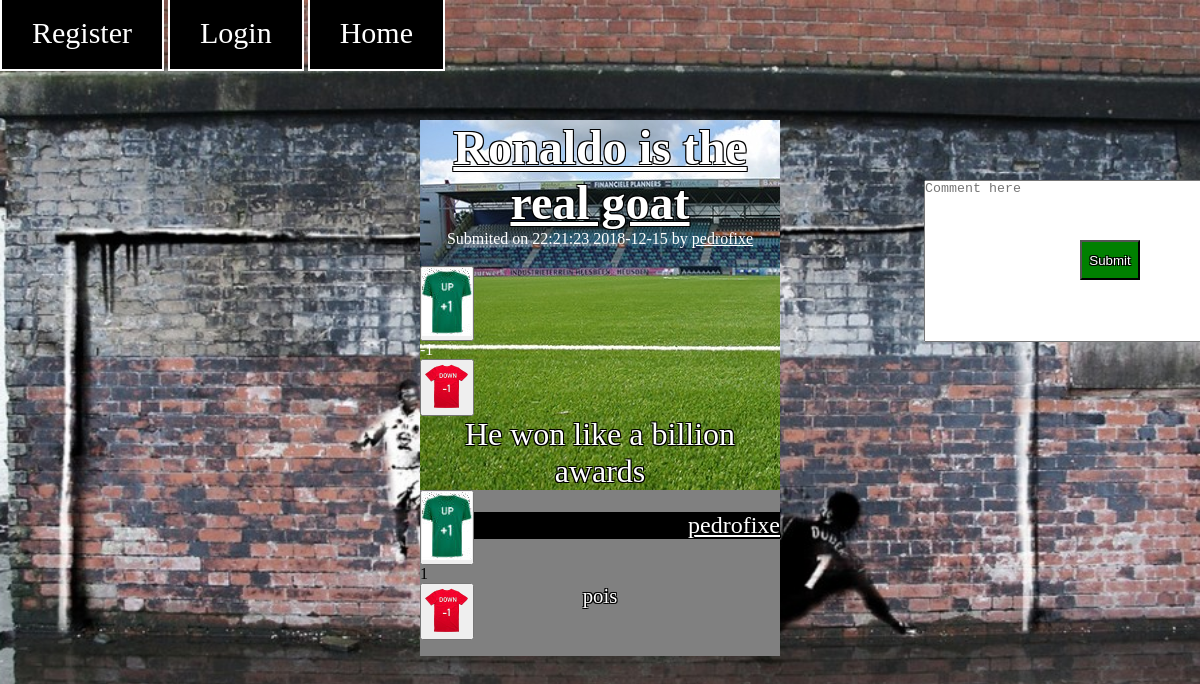
The page /postPage.php?id=2 on the database as committed earlier.
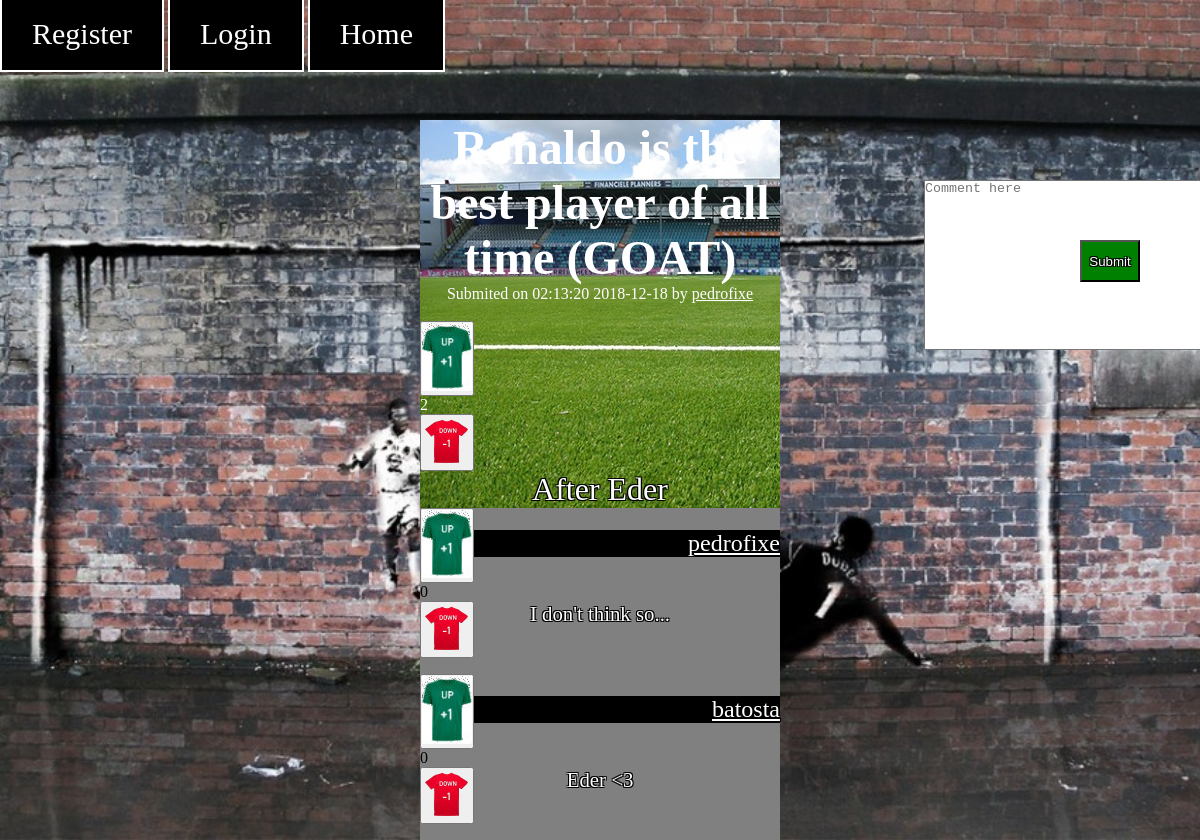
The same page on the database as committed later.
### tables this page shows
CREATE TABLE Post (
	idPost		INTEGER NOT NULL PRIMARY KEY,
	idUser		INTEGER REFERENCES User (idUser),

	Title 		VARCHAR (100) NOT NULL,
	Text		VARCHAR (1000) NOT NULL,

	Link		VARCHAR NOT NULL,

	Date		INTEGER NOT NULL,

	Upvotes		INTEGER,
	Downvotes	INTEGER
);

CREATE TABLE Comment (
	idComment	INTEGER NOT NULL PRIMARY KEY,
	idUser		INTEGER REFERENCES User (idUser),
	idPost 		INTEGER REFERENCES Post (idPost),

	Text		VARCHAR (500) NOT NULL,

	Upvotes		INTEGER,
	Downvotes	INTEGER
);

CREATE TABLE User (
    idUser      INTEGER  NOT NULL PRIMARY KEY,

    username	VARCHAR (50) NOT NULL UNIQUE,
	password	VARCHAR NOT NULL,
	age 		INTEGER NOT NULL,
	email		VARCHAR (100) NOT NULL UNIQUE,
	pic			VARCHAR NOT NULL
);

### utilities.php (called while the page is built, shortened)
<?php
	function getUsernameFromID($dbh, $id)
	{
		$query = $dbh->prepare('SELECT * FROM User WHERE idUser = ?');
		$query->execute(array($id));
		$results = $query->fetchAll();
		return $results[0]['username'];
	}
	function loggedIn()
	{
		$session = session_start();
		if (isset($_SESSION['id']))
		{
			$id = $_SESSION['id'];
			return $id;
		}
		else
		{
			return -1;
		}
	}
?>

### postPage.php (the view, shortened to what this page needs)
<?php
	include_once("utilities.php");
	$idPost = $_GET['id'];
	$idPost = preg_replace("/[^0-9]/", "", $idPost);
	$dbh = new PDO('sqlite:database.db');
	$dbh->setAttribute(PDO::ATTR_EMULATE_PREPARES, false);
	$query1 = $dbh->prepare('SELECT * FROM Post WHERE idPost = ?');
	$status1 = $query1->execute(array($idPost));
	$fetched1 = $query1->fetchAll();
	if (count($fetched1) == 1)
	{
		$post = $fetched1[0];
		$idPost = $post['idPost'];
		$idUser = $post['idUser'];
		$username = getUsernameFromID($dbh, $idUser);
		$Title = $post['Title'];
		$Text = $post['Text'];
		$Link = $post['Link'];
		$Date = $post['Date'];
		$Upvotes = $post['Upvotes'];
		$Downvotes = $post['Downvotes'];
		$paragraphs = explode("\n", $Text);
		if (substr($Link, 0, 7) != "http://")
			$Link = "http://" . $Link;
	}
	$query2 = $dbh->prepare('SELECT * FROM user, (SELECT * FROM Comment WHERE idPost = ?) as comments where user.idUser = comments.idUser');
	$status2 = $query2->execute(array($idPost));
	$comments = $query2->fetchAll();
?>
<!DOCTYPE html>
<html>
<head>
	<link href="style.css" rel="stylesheet">
</head>
	<body>
		<div class="postPageMenu">
			<ul>
				<?php
					$id = loggedIn();
					if ($id == -1) : ?>
						<li class="active"> <a href="register.html">Register</a> </li>
						<li class="active"> <a href="login.html">Login</a> </li>
						<li class="active"> <a href="index.php">Home</a> </li>
					<?php else : ?>
						<li class="active"> <a href="profile.php">Profile</a> </li>
						<li class="active"> <a href="logout.php">Logout</a> </li>
						<li class="active"> <a href="index.php">Home</a> </li>
					<?php endif; ?>
			</ul>
		</div>
		<textarea id="commentText" placeholder="Comment here" rows="4" cols="40" maxlength="500" required></textarea>
		<button id="submitComment" onclick="registerComment(<?=$idPost?>)" > Submit </button>
		<section id="post">
			<article>
				<header>
					<h1>
						<?php if ($Link != "http://")
								  echo "<a href=\"$Link\">$Title</a>";
							  else
							  	  echo "$Title"; ?>
					</h1>
				</header>
				Submited on <?= date('H:i:s Y-m-d', $Date)?> by <a href="profile.php?id=<?= $idUser ?>" class='submitter'><?=$username?></a><br><br>
				<div class="post-votes">
					<div class='ball up' >
						<button onclick='upVote(<?=$idPost?>)' id='upVote()'>
							<img src="./images/upvote.jpg">
						</button>
					</div>
					<div id="numberOfVotesPost<?=$idPost?>"><?= $Upvotes-$Downvotes?></div>
					<div class='ball down' id='downvote()'>
						<button onclick='downVote(<?=$idPost?>)' id='downVote()'>
							<img src="images/downvote1.png">
						</button>
					</div>
				</div>
				<?php foreach ($paragraphs as $paragraph) { ?>
				<p><?=$paragraph?><p>
				<?php } ?>
			</article>
		</section>
		<section id="comments">
			<?php foreach ($comments as $comment) { ?>
				<div id="comment<?=$comment['idComment']?>">
					<div class="comment-votes">
						<div class='ball up' >
							<button onclick='upVoteComment(<?=$comment['idComment']?>)' id='upVoteComment()'>
								<img src="./images/upvote.jpg">
							</button>
						</div>
						<div id="numberOfVotesComment<?=$comment['idComment']?>"><?=$comment['Upvotes']-$comment['Downvotes']?></div>
						<div class='ball down' id='downvote()'>
							<button onclick='downVoteComment(<?=$comment['idComment']?>)' id='downVoteComment()'>
								<img src="images/downvote1.png">
							</button>
						</div>
					</div>
					<div class="commentUsername">
						<a href="profile.php?id=<?= $comment['idUser'] ?>" class='submitter'><?=$comment['username']?></a> <br>
					</div>
					<div class="commentText">
						<?=$comment['Text']?><br><br><br>
					</div>
				</div>
				<?php } ?>
		</section>
	</body>
</html>

Rows that differ between the two databases and show on the page:
removed comment: $comment['Upvotes']-$comment['Downvotes'] "1", idUser.username "pedrofixe", Text "pois"
changed post "pedrofixe": Date "22:21:23 2018-12-15" → "02:13:20 2018-12-18"; $Upvotes-$Downvotes "-1" → "2"; Text "He won like a billion awards" → "After Eder"; Title "Ronaldo is the real goat" → "Ronaldo is the best player of all time (GOAT)"
now on this page (row edited): comment: $comment['Upvotes']-$comment['Downvotes'] "0", idUser.username "pedrofixe", Text "I don't think so..."
now on this page (row edited): comment: $comment['Upvotes']-$comment['Downvotes'] "0", idUser.username "batosta", Text "Eder <3"
